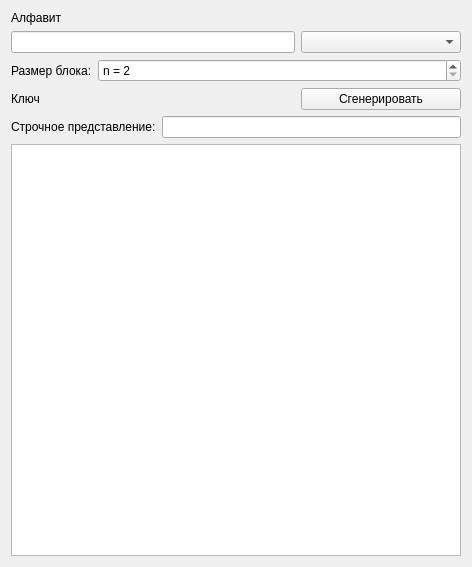
<?xml version="1.0" encoding="UTF-8"?>
<ui version="4.0">
 <class>Form</class>
 <widget class="QWidget" name="Form">
  <property name="geometry">
   <rect>
    <x>0</x>
    <y>0</y>
    <width>472</width>
    <height>567</height>
   </rect>
  </property>
  <property name="windowTitle">
   <string>Form</string>
  </property>
  <layout class="QVBoxLayout" name="verticalLayout" stretch="0,0,0,0,0,1">
   <item>
    <widget class="QLabel" name="label">
     <property name="text">
      <string>Алфавит</string>
     </property>
    </widget>
   </item>
   <item>
    <layout class="QHBoxLayout" name="horizontalLayout_4" stretch="0,2">
     <item>
      <widget class="QLineEdit" name="alph0"/>
     </item>
     <item>
      <widget class="QComboBox" name="alphabet_sel">
       <property name="maximumSize">
        <size>
         <width>160</width>
         <height>16777215</height>
        </size>
       </property>
      </widget>
     </item>
    </layout>
   </item>
   <item>
    <layout class="QHBoxLayout" name="horizontalLayout_3" stretch="0,1">
     <item>
      <widget class="QLabel" name="label_3">
       <property name="text">
        <string>Размер блока:</string>
       </property>
      </widget>
     </item>
     <item>
      <widget class="QSpinBox" name="block_size">
       <property name="prefix">
        <string>n = </string>
       </property>
       <property name="minimum">
        <number>2</number>
       </property>
       <property name="maximum">
        <number>64</number>
       </property>
      </widget>
     </item>
    </layout>
   </item>
   <item>
    <layout class="QHBoxLayout" name="horizontalLayout_5">
     <item>
      <widget class="QLabel" name="label_2">
       <property name="text">
        <string>Ключ</string>
       </property>
      </widget>
     </item>
     <item>
      <widget class="QPushButton" name="button_generate_key">
       <property name="maximumSize">
        <size>
         <width>160</width>
         <height>16777215</height>
        </size>
       </property>
       <property name="text">
        <string>Сгенерировать</string>
       </property>
      </widget>
     </item>
    </layout>
   </item>
   <item>
    <layout class="QHBoxLayout" name="horizontalLayout">
     <item>
      <widget class="QLabel" name="label_4">
       <property name="text">
        <string>Строчное представление:</string>
       </property>
      </widget>
     </item>
     <item>
      <widget class="QLineEdit" name="key_enter"/>
     </item>
    </layout>
   </item>
   <item>
    <layout class="QHBoxLayout" name="horizontalLayout_2">
     <item>
      <widget class="QTableWidget" name="matrix_view"/>
     </item>
    </layout>
   </item>
  </layout>
 </widget>
 <resources/>
 <connections/>
</ui>
